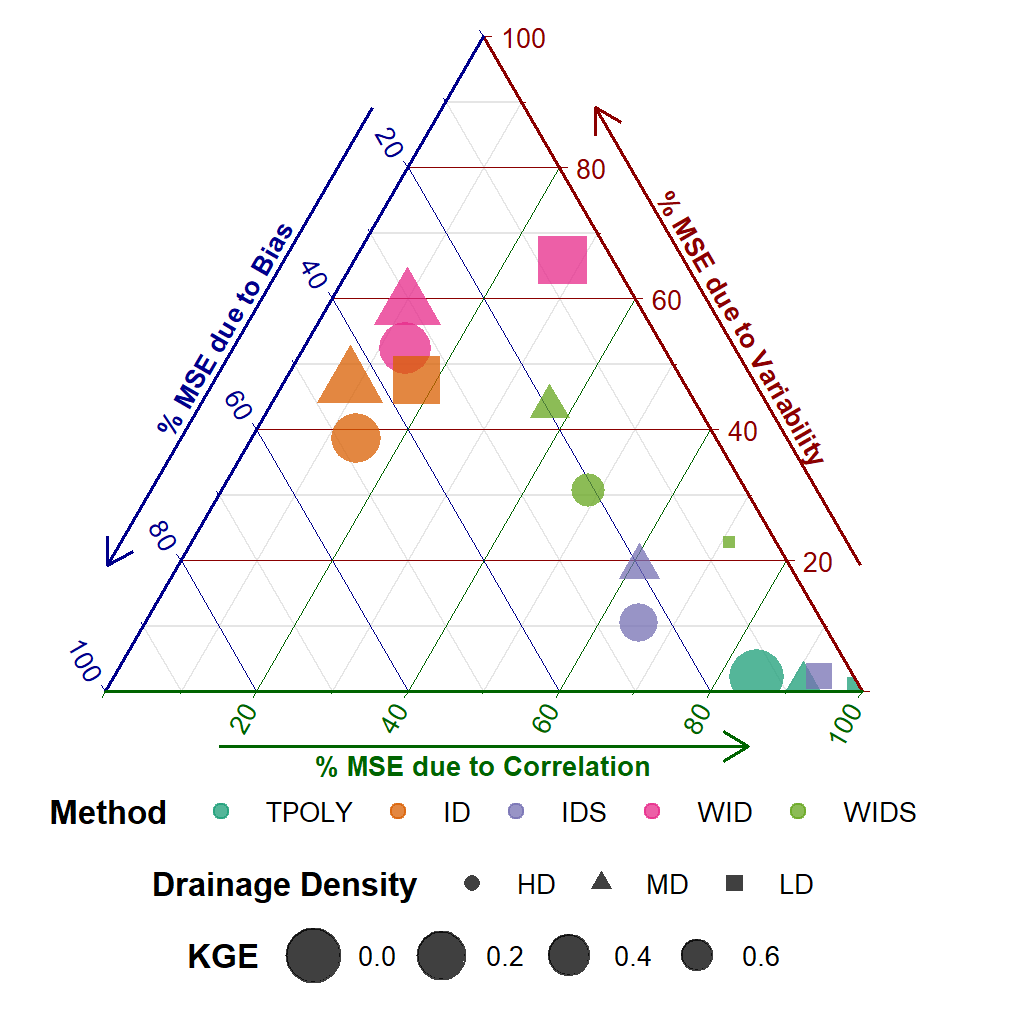

This chart was generated by the following R code:
## Figure_Baseline_Ternary.R
#' Ternary plot showing causes for mismatch between analytical and MODFLOW.
#' 
#' This script requires output from Depletion_01_AggregateAllResults.R

rm(list=ls())

# directory to repository on local computer
dir.git <- "C:/Users/Sam/WorkGits/NanaimoAttributionMethods/"

# load paths + packages
source(paste0(dir.git, "ProcessingScripts/paths+packages.R"))

## percent threshold for inclusion: a well/reach combo will be eliminated if 
## both MODFLOW and analytical results are below this threshold
prc.thres <- 5  # Reeves et al. (2009) used 5%
                # if you want to use all data, set to -9999

## load data
df.all <- read.csv(paste0(dir.git, "data/Depletion_01_AggregateAllResults.csv"))

# extract MODFLOW data and make it a column of its own in 'df' data frame
df.mod <- subset(df.all, method=="MODFLOW")
df <- subset(df.all, method != "MODFLOW")
colnames(df.mod)[colnames(df.mod)=="depletion.prc"] <- "depletion.prc.modflow"
df.mod$method <- NULL
df <- left_join(df, df.mod)
df$depletion.diff.prc <- df$depletion.prc - df$depletion.prc.modflow  # analytical - MODFLOW; positive means analytical overpreedicts

# set factor levels
df$drainage.density <- factor(df$drainage.density, levels=c("HD", "MD", "LD"))
df$topography <- factor(df$topography, levels=c("FLAT", "ELEV"))
df$recharge <- factor(df$recharge, levels=c("NORCH", "RCH10", "RCH50", "RCH100", "RCH500", "RCH1000"))
df$method <- factor(df$method, levels=c("MODFLOW", "THIESSEN", "IDLIN", "IDLINSQ", "WEBLIN", "WEBLINSQ"))

# remove well/reach combos not meeting percent depletion threshold
df.prc <- subset(df, abs(depletion.prc) > prc.thres | abs(depletion.prc.modflow) > prc.thres)

## calculate fit
# fit is calculated for each scenario based on all reach + well combos
df.fit.ByScenario <- summarize(group_by(df.prc, drainage.density, topography, recharge, method),
                               n.reach = sum(is.finite(depletion.prc)),
                               cor = cor(depletion.prc, depletion.prc.modflow, method="pearson"),
                               R2 = R2(depletion.prc.modflow,depletion.prc),
                               MSE.bias.norm = MSE.bias.norm(depletion.prc, depletion.prc.modflow),
                               MSE.var.norm = MSE.var.norm(depletion.prc, depletion.prc.modflow),
                               MSE.cor.norm = MSE.cor.norm(depletion.prc, depletion.prc.modflow),
                               MSE.overall = MSE(depletion.prc, depletion.prc.modflow),
                               KGE.overall = KGE(depletion.prc, depletion.prc.modflow, method="2012"))
# ternary plots
p.fit.ByScenario.tern <-
  ggtern(subset(df.fit.ByScenario, recharge=="NORCH" & topography=="FLAT"), 
         aes(x=MSE.bias.norm, y=MSE.var.norm, z=MSE.cor.norm, size=-KGE.overall, color=method, shape=drainage.density)) +
  geom_point(alpha=0.75) +
  labs(x="% MSE due to Bias", y="% MSE due to Variability", z="% MSE due to Correlation") +
  scale_color_manual(name=NULL, values=pal.method, labels=labels.method) +
  scale_shape_discrete(name="Drainage Density", labels=labels.density) +
  scale_size_continuous(name="KGE", breaks=seq(-0.6, 0, 0.2), labels=c("0.6", "0.4", "0.2", "0.0")) +
  theme_rgbw(base_size=8, base_family="Arial") +
  theme(text=element_text(color="black"),
        axis.title=element_text(face="bold", size=rel(1)),
        axis.text=element_text(size=rel(1)),
        tern.axis.title=element_blank(),
        tern.panel.grid.major=element_blank(),
        legend.position="bottom",
        legend.box="vertical",
        legend.box.margin=margin(-3,0,0,0, "mm"),
        legend.background=element_blank(),
        legend.title=element_text(face="bold", size=rel(1)),
        legend.text=element_text(size=rel(1)),
        legend.spacing.y=unit(-4, "mm"),
        legend.key=element_blank(),
        legend.text.align=0,
        tern.axis.arrow.sep=0.085,
        tern.axis.arrow.start=0.15,
        tern.axis.arrow.finish=0.85,
        tern.axis.arrow.text=element_text(face="bold", size=rel(1)),
        plot.margin=unit(c(-8,-8,0,-8), "mm")) +
  guides(size=guide_legend(reverse=T, order=3),
         color=guide_legend(order=1),
         shape=guide_legend(order=2))

ggsave(paste0(dir.fig, "Figure_Baseline_Ternary.pdf"), 
       p.fit.ByScenario.tern, 
       width=95, height=95, units="mm", device=cairo_pdf)

ggsave(paste0(dir.fig, "Figure_Baseline_Ternary.png"), 
       p.fit.ByScenario.tern, 
       width=95, height=95, units="mm", dpi=300)

subset(df.fit.ByScenario, topography=="FLAT" & method=="WEBLINSQ")
subset(df.fit.ByScenario, topography=="FLAT" & method=="IDLINSQ")
subset(df.fit.ByScenario, topography=="FLAT" & method=="THIESSEN")
